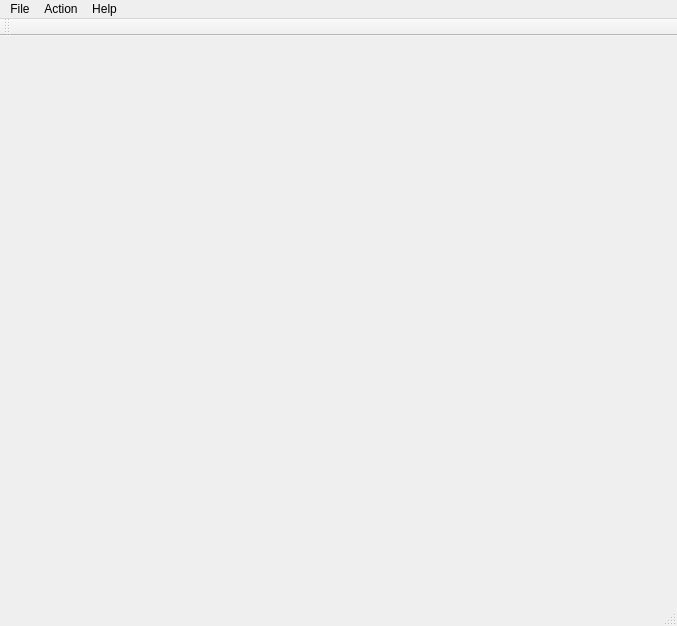
<?xml version="1.0" encoding="UTF-8"?>
<ui version="4.0">
 <class>MainWindow</class>
 <widget class="QMainWindow" name="MainWindow">
  <property name="geometry">
   <rect>
    <x>0</x>
    <y>0</y>
    <width>677</width>
    <height>626</height>
   </rect>
  </property>
  <property name="windowTitle">
   <string>MainWindow</string>
  </property>
  <widget class="QWidget" name="centralWidget">
   <layout class="QGridLayout" name="gridLayout" rowstretch="0">
    <item row="0" column="0">
     <layout class="QGridLayout" name="imageLayout"/>
    </item>
   </layout>
  </widget>
  <widget class="QMenuBar" name="menuBar">
   <property name="geometry">
    <rect>
     <x>0</x>
     <y>0</y>
     <width>677</width>
     <height>18</height>
    </rect>
   </property>
   <widget class="QMenu" name="menuFile">
    <property name="title">
     <string>File</string>
    </property>
    <addaction name="actionConfigure"/>
    <addaction name="actionSave_Image"/>
    <addaction name="actionSave_Pixy_parameters"/>
    <addaction name="actionLoad_Pixy_parameters"/>
    <addaction name="actionExit"/>
    <addaction name="actionToggleInfo"/>
   </widget>
   <widget class="QMenu" name="menuHelp">
    <property name="title">
     <string>Help</string>
    </property>
    <addaction name="actionHelp"/>
    <addaction name="actionAbout"/>
   </widget>
   <widget class="QMenu" name="menuAction">
    <property name="title">
     <string>Action</string>
    </property>
    <addaction name="actionPlay_Pause"/>
    <addaction name="actionDefault_program"/>
    <addaction name="actionRaw_video"/>
    <addaction name="actionCooked_video"/>
   </widget>
   <addaction name="menuFile"/>
   <addaction name="menuAction"/>
   <addaction name="menuHelp"/>
  </widget>
  <widget class="QStatusBar" name="statusBar"/>
  <widget class="QToolBar" name="toolBar">
   <property name="windowTitle">
    <string>toolBar</string>
   </property>
   <attribute name="toolBarArea">
    <enum>TopToolBarArea</enum>
   </attribute>
   <attribute name="toolBarBreak">
    <bool>false</bool>
   </attribute>
  </widget>
  <action name="actionExit">
   <property name="text">
    <string>Exit</string>
   </property>
  </action>
  <action name="actionSave_Image">
   <property name="enabled">
    <bool>true</bool>
   </property>
   <property name="text">
    <string>Save Image...</string>
   </property>
  </action>
  <action name="actionPlay_Pause">
   <property name="text">
    <string>Run/Stop</string>
   </property>
   <property name="toolTip">
    <string>Run/stop</string>
   </property>
  </action>
  <action name="actionHelp">
   <property name="enabled">
    <bool>true</bool>
   </property>
   <property name="text">
    <string>Help...</string>
   </property>
  </action>
  <action name="actionAbout">
   <property name="text">
    <string>About...</string>
   </property>
  </action>
  <action name="actionConfigure">
   <property name="text">
    <string>Configure...</string>
   </property>
   <property name="toolTip">
    <string>Configure parameters</string>
   </property>
  </action>
  <action name="actionProgram">
   <property name="text">
    <string>Program...</string>
   </property>
  </action>
  <action name="actionRaw_video">
   <property name="text">
    <string>Raw video</string>
   </property>
   <property name="toolTip">
    <string>Display raw video</string>
   </property>
  </action>
  <action name="actionCooked_video">
   <property name="text">
    <string>Cooked video</string>
   </property>
   <property name="toolTip">
    <string>Display cooked (processed) video</string>
   </property>
  </action>
  <action name="actionDefault_program">
   <property name="text">
    <string>Default program</string>
   </property>
  </action>
  <action name="actionSave_Pixy_parameters">
   <property name="text">
    <string>Save Pixy parameters...</string>
   </property>
  </action>
  <action name="actionLoad_Pixy_parameters">
   <property name="text">
    <string>Load Pixy parameters...</string>
   </property>
  </action>
  <action name="actionToggleInfo">
   <property name="text">
    <string>Toggle Info View</string>
   </property>
  </action>
 </widget>
 <layoutdefault spacing="6" margin="11"/>
 <resources/>
 <connections/>
</ui>
